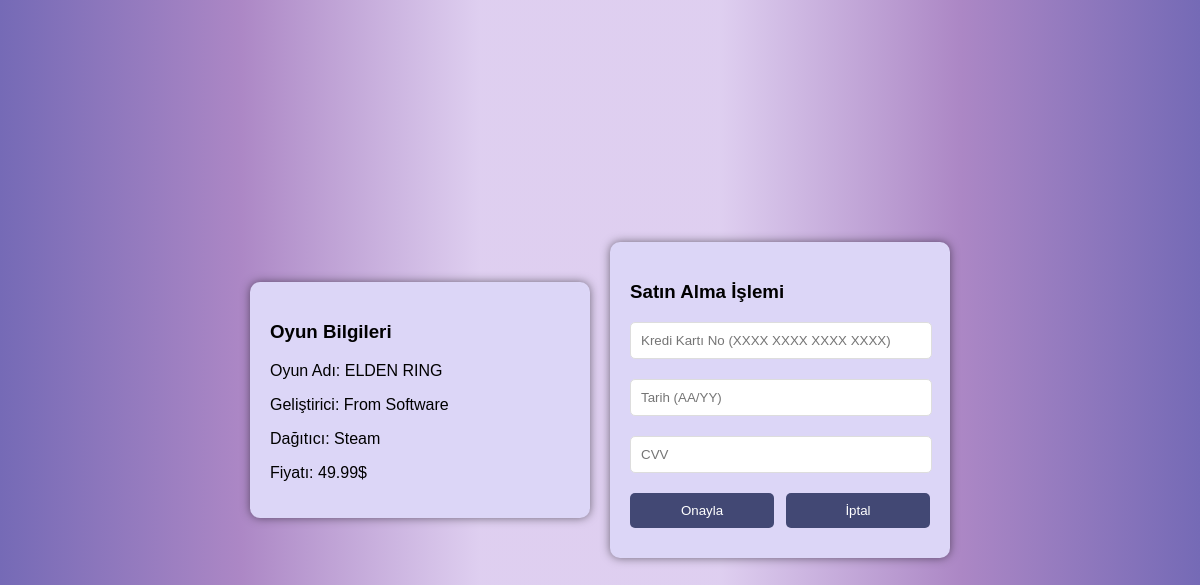
/production/satin_alim.php?oyun_ID=1, run on the app's committed database.
### tables this page shows
CREATE TABLE `oyun` (
  `Oyun_ID` int(11) NOT NULL,
  `Oyun_adi` varchar(50) NOT NULL,
  `Gelistirici_ID` int(11) NOT NULL,
  `dagitici_ID` int(11) NOT NULL,
  `Kategori_ID` int(11) NOT NULL,
  `Oyun_fiyati` float NOT NULL,
  `cikis_tarihi` date DEFAULT NULL
);

CREATE TABLE `gelistirici` (
  `Gelistirici_ID` int(11) NOT NULL,
  `Gelistirici_Ad` varchar(100) NOT NULL,
  `deger` varchar(100) NOT NULL,
  `tarih` varchar(100) NOT NULL,
  `e_posta` varchar(100) NOT NULL
);

CREATE TABLE `dagitici` (
  `dagitici_ID` int(11) NOT NULL,
  `dagitici_adi` varchar(50) NOT NULL,
  `e-posta` varchar(100) NOT NULL,
  `deger` varchar(100) NOT NULL,
  `tarih` varchar(100) NOT NULL
);

### production/satin_alim.php (the view, shortened to what this page needs)
<?php
    include_once "connection.php";
    $oyun_ID = $_GET['oyun_ID'];
    $oyun_bilgileri = mysqli_query($baglan,"SELECT oyun.Oyun_adi, gelistirici.Gelistirici_Ad, dagitici.dagitici_adi,oyun.Oyun_fiyati
    FROM oyun,dagitici,gelistirici
    WHERE oyun.Gelistirici_ID = gelistirici.Gelistirici_ID
    AND oyun.dagitici_ID = dagitici.dagitici_ID
    AND oyun.Oyun_ID = '$oyun_ID'");
    $oyun_bilgisi = mysqli_fetch_array($oyun_bilgileri);
    $oyun_adi = $oyun_bilgisi['Oyun_adi'];
    $gelistirici = $oyun_bilgisi['Gelistirici_Ad'];
    $dagitici = $oyun_bilgisi['dagitici_adi'];
    $fiyat = $oyun_bilgisi['Oyun_fiyati'];
?>
<!DOCTYPE html>
<html lang="en">
<head>
</head>
<body>
    <div class="box">
        <h3>Oyun Bilgileri</h3>
        <p>Oyun Adı: <?php echo $oyun_adi ?></p>
        <p>Geliştirici: <?php echo $gelistirici ?></p>
        <p>Dağıtıcı: <?php echo $dagitici ?></p>
        <p>Fiyatı: <?php echo $fiyat . "$" ?></p>
    </div>
    <div class="box">
        <h3>Satın Alma İşlemi</h3>
        <div class="form-group">
            <input type="text" id="creditCard" placeholder="Kredi Kartı No (XXXX XXXX XXXX XXXX)" maxlength="19">
        </div>
        <div class="form-group">
            <input type="text" id="expiryDate" placeholder="Tarih (AA/YY)" maxlength="5">
        </div>
        <div class="form-group">
            <input type="text" id="cvv" placeholder="CVV" maxlength="3">
        </div>
        <div class="button-group">
            <button style = "background-color:#424874" onclick="submitForm()">Onayla</button>
            <button style = "background-color:#424874" onclick="cancelForm()">İptal</button>
        </div>
    </div>
</body>
</html>

### production/satin_alim.php (style rules this page uses)
body { font-family: Arial, sans-serif; background: linear-gradient(90deg, #756AB6 , #AC87C5, #BE9FE180, #BE9FE180,#AC87C5 , #756AB6); display: flex; justify-content: center; align-items: center; height: 100vh; margin: 0; }
.box { background-color: white; padding: 20px; margin: 10px; border-radius: 10px; box-shadow: 0 0 10px rgba(0, 0, 0, 0.5); width: 300px; background-color: #DCD6F7; }
input[type="text"], input[type="number"], button { width: calc(100% - 20px); padding: 10px; margin-bottom: 10px; border-radius: 5px; border: 1px solid #ddd; }
button { background-color: #044570; color: white; border: none; cursor: pointer; width: 48%; margin-right: 4%; }
button:last-child { margin-right: 0; }
.button-group { display: flex; justify-content: space-between; }
.form-group { margin-bottom: 10px; }

### data on the page
oyun: Oyun_adi "ELDEN RING", Gelistirici_ID.Gelistirici_Ad "From Software", dagitici_ID.dagitici_adi "Steam", Oyun_fiyati "49.99"
